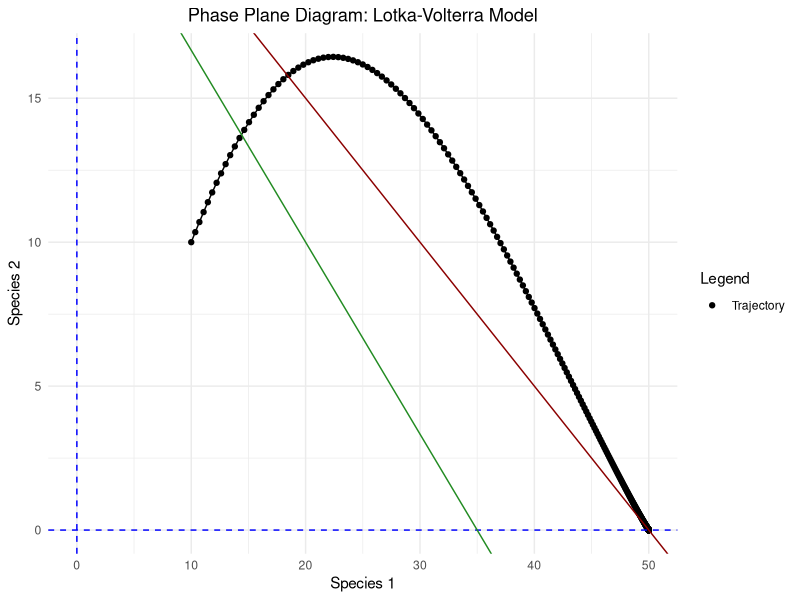
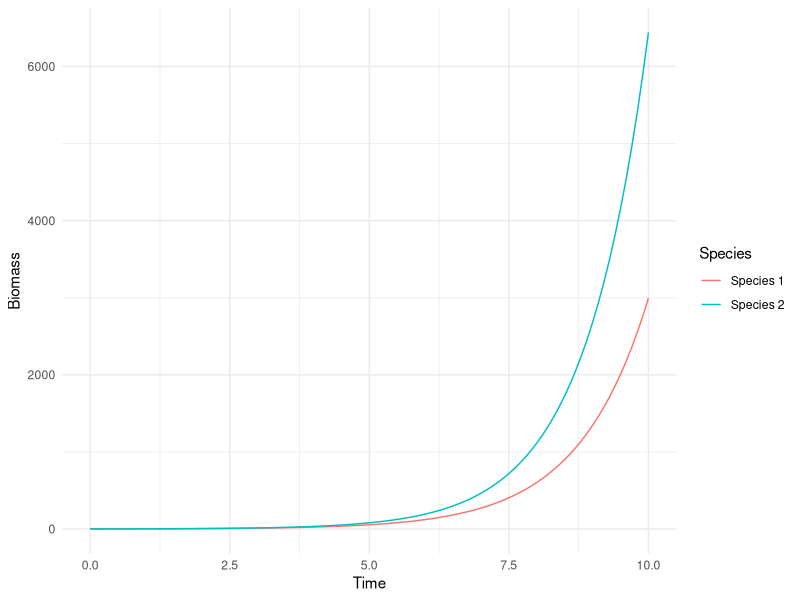
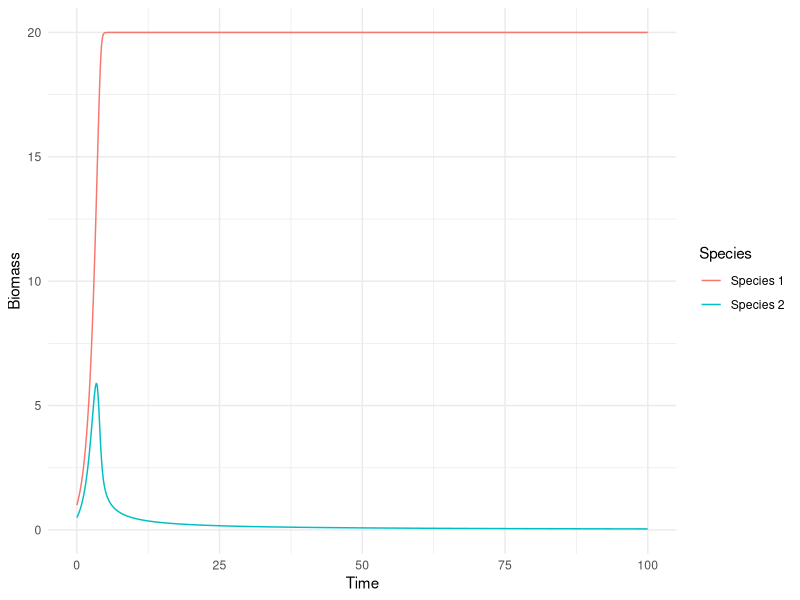
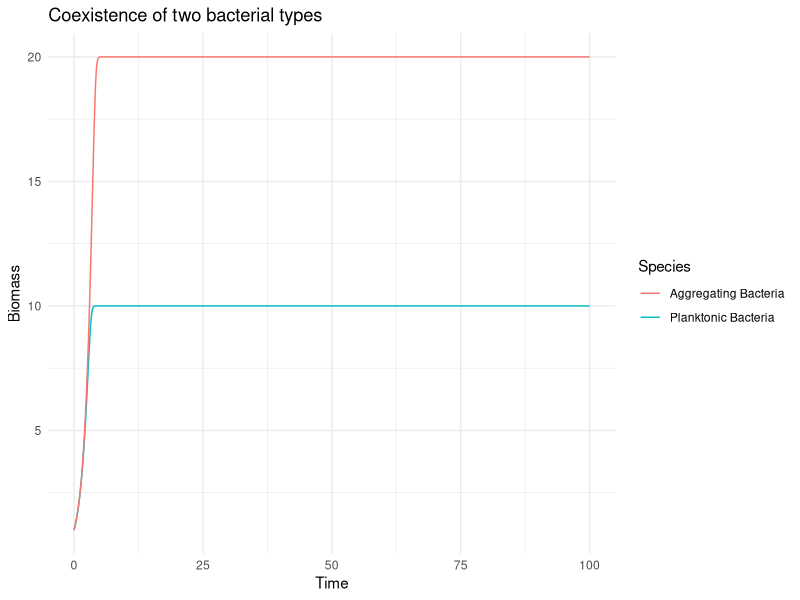

The R script that drew these images, in order:
## ---- chunk 1
knitr::opts_chunk$set(echo = FALSE)
## ---- chunk 2
# Load required libraries
library(ggplot2)
## ---- chunk 3
# Define Lotka-Volterra equations
LV_equations <- function(t, N, params) {
  with(as.list(c(N, params)), {
    dN1 <- r1 * N1 * (1 - (N1 * alpha1 + N2 * beta1))
    dN2 <- r2 * N2 * (1 - (N1 * alpha2 + N2 * beta2))
    return(list(c(dN1, dN2)))
  })
}
## ---- chunk 4
# Set parameters
r1 <- 0.5  # Intrinsic growth rate of species 1
r2 <- 0.7  # Intrinsic growth rate of species 2
alpha1 <- 0.02  # Intraspecific competition coefficient for species 1
alpha2 <- 0.03  # Intraspecific competition coefficient for species 2
beta1 <- 0.01  # Interspecific competition coefficient for species 1
beta2 <- 0.02  # Interspecific competition coefficient for species 2

# Time vector
time <- seq(0, 100, by = 0.1)

# Initial population sizes
N1_0 <- 10
N2_0 <- 10

# Run simulations
library(deSolve)
LV_simulation <- ode(y = c(N1 = N1_0, N2 = N2_0), times = time, func = LV_equations, parms = c(r1 = r1, r2 = r2, alpha1 = alpha1, alpha2 = alpha2, beta1 = beta1, beta2 = beta2))

# Create phase plane diagram
ggplot(data = as.data.frame(LV_simulation), aes(x = N1, y = N2)) +
  geom_path() +
  geom_point(aes(color = "Trajectory")) +
  geom_hline(yintercept = 0, linetype = "dashed", color = "blue") +
  geom_vline(xintercept = 0, linetype = "dashed", color = "blue") +
  geom_abline(intercept = r1/alpha1, slope = -beta1/alpha1, linetype = "solid", color = "darkred") +
  geom_abline(intercept = r2/alpha2, slope = -beta2/alpha2, linetype = "solid", color = "forestgreen") +
  labs(x = "Species 1", y = "Species 2", color = "Legend") +
  theme_minimal() +
  scale_color_manual(values = c("Trajectory" = "black")) +
  ggtitle("Phase Plane Diagram: Lotka-Volterra Model") +
  theme(plot.title = element_text(hjust = 0.5))
## ---- chunk 5
# Function to simulate Monod model for planktonic bacteria
monod_model <- function(X, mu_max, Ks, S) {
  mu = mu_max * S / (Ks + S)
  dXdt = mu * X
  return(dXdt)
}

# Simulation parameters
time <- seq(0, 10, by = 0.1)  # Time points
S0 <- 10  # Initial substrate concentration
X1_0 <- 1  # Initial biomass concentration of species 1
X2_0 <- 1  # Initial biomass concentration of species 2
mu_max1 <- 1  # Maximum specific growth rate of species 1
mu_max2 <- 1.1  # Maximum specific growth rate of species 2 (slightly higher for competitive advantage)
Ks <- 2  # Half-saturation constant (equal for both species)

# Simulate Monod model for species 1
output1 <- data.frame(time = time)
output1$Biomass <- NA
output1$Biomass[1] <- X1_0
for (i in 2:length(time)) {
  S <- S0
  dXdt <- monod_model(output1$Biomass[i-1], mu_max1, Ks, S)
  output1$Biomass[i] <- output1$Biomass[i-1] + dXdt * (time[i] - time[i-1])
}

# Simulate Monod model for species 2
output2 <- data.frame(time = time)
output2$Biomass <- NA
output2$Biomass[1] <- X2_0
for (i in 2:length(time)) {
  S <- S0
  dXdt <- monod_model(output2$Biomass[i-1], mu_max2, Ks, S)
  output2$Biomass[i] <- output2$Biomass[i-1] + dXdt * (time[i] - time[i-1])
}

# Plot biomass dynamics for both species
ggplot() +
  geom_line(data = output1, aes(x = time, y = Biomass, color = "Species 1")) +
  geom_line(data = output2, aes(x = time, y = Biomass, color = "Species 2")) +
  labs(x = "Time", y = "Biomass", color = "Species") +
  theme_minimal()
## ---- chunk 6
# Function to simulate Contois model
contois_model <- function(X, mu_max, Ks, Yxs, S) {
  # X: Biomass concentration
  # mu_max: Maximum specific growth rate
  # Ks: Half-saturation constant
  # Yxs: Yield coefficient
  # S: Substrate concentration
  
  mu = mu_max * S / (Ks + S)
  dXdt = mu * X
  return(dXdt)
}
## ---- chunk 7

time <- seq(0, 100, by = 0.1)  # Time points
S0 <- 10  # Initial substrate concentration
X1_0 <- 1  # Initial biomass concentration of species 1
X2_0 <- 0.5  # Initial biomass concentration of species 2
mu_max1 <- 1  # Maximum specific growth rate of species 1
mu_max2 <- 1.2  # Maximum specific growth rate of species 2
Ks1 <- 2  # Half-saturation constant of species 1
Ks2 <- 3  # Half-saturation constant of species 2
Yxs1 <- 0.5  # Yield coefficient of species 1
Yxs2 <- 0.6  # Yield coefficient of species 2
## ---- chunk 8
# Simulate Contois model for species 1
output1 <- data.frame(time = time)
output1$Species <- rep("Species 1", length(time))
output1$Biomass <- NA
output1$Biomass[1] <- X1_0
for (i in 2:length(time)) {
  S <- S0 - output1$Biomass[i-1] * Yxs1
  dXdt <- contois_model(output1$Biomass[i-1], mu_max1, Ks1, Yxs1, S)
  output1$Biomass[i] <- output1$Biomass[i-1] + dXdt * (time[i] - time[i-1])
}

# Simulate Contois model for species 2
output2 <- data.frame(time = time)
output2$Species <- rep("Species 2", length(time))
output2$Biomass <- NA
output2$Biomass[1] <- X2_0
for (i in 2:length(time)) {
  S <- S0 - (output1$Biomass[i-1] * Yxs1 + output2$Biomass[i-1] * Yxs2)
  dXdt <- contois_model(output2$Biomass[i-1], mu_max2, Ks2, Yxs2, S)
  output2$Biomass[i] <- output2$Biomass[i-1] + dXdt * (time[i] - time[i-1])
}

# Combine outputs
output <- rbind(output1, output2)

# Plot biomass dynamics
ggplot(output, aes(x = time, y = Biomass, color = Species)) +
  geom_line() +
  labs(x = "Time", y = "Biomass", color = "Species") +
  theme_minimal()
## ---- chunk 9
# Function to simulate Monod model for planktonic bacteria
monod_model <- function(X, mu_max, Ks, S) {
  mu = mu_max * S / (Ks + S)
  dXdt = mu * X
  return(dXdt)
}

# Function to simulate Contois model for aggregating bacteria
contois_model <- function(X, mu_max, Ks, Yxs, S) {
  mu = mu_max * S / (Ks + S)
  dXdt = mu * X
  return(dXdt)
}

# Simulation parameters
time <- seq(0, 100, by = 0.1)  # Time points
S0 <- 10  # Initial substrate concentration
X_p <- 1  # Initial biomass concentration of planktonic bacteria
X_a <- 1  # Initial biomass concentration of aggregating bacteria
mu_max_p <- 1  # Maximum specific growth rate of planktonic bacteria
mu_max_a <- 1  # Maximum specific growth rate of aggregating bacteria (equal to planktonic for coexistence)
Ks_p <- 2  # Half-saturation constant of planktonic bacteria
Ks_a <- 2  # Half-saturation constant of aggregating bacteria (equal to planktonic for coexistence)
Yxs_a <- 0.5  # Yield coefficient of aggregating bacteria (equal to planktonic for coexistence)

# Simulate Monod model for planktonic bacteria
output_p <- data.frame(time = time)
output_p$Biomass <- NA
output_p$Biomass[1] <- X_p
for (i in 2:length(time)) {
  S <- S0 - output_p$Biomass[i-1]
  dXdt <- monod_model(output_p$Biomass[i-1], mu_max_p, Ks_p, S)
  output_p$Biomass[i] <- output_p$Biomass[i-1] + dXdt * (time[i] - time[i-1])
}

# Simulate Contois model for aggregating bacteria
output_a <- data.frame(time = time)
output_a$Biomass <- NA
output_a$Biomass[1] <- X_a
for (i in 2:length(time)) {
  S <- S0 - output_a$Biomass[i-1] * Yxs_a
  dXdt <- contois_model(output_a$Biomass[i-1], mu_max_a, Ks_a, Yxs_a, S)
  output_a$Biomass[i] <- output_a$Biomass[i-1] + dXdt * (time[i] - time[i-1])
}

# Plot biomass dynamics
ggplot() +
  geom_line(data = output_p, aes(x = time, y = Biomass, color = "Planktonic Bacteria")) +
  geom_line(data = output_a, aes(x = time, y = Biomass, color = "Aggregating Bacteria")) +
  labs(x = "Time", y = "Biomass", color = "Species") +
	ggtitle("Coexistence of two bacterial types") +
  theme_minimal()
